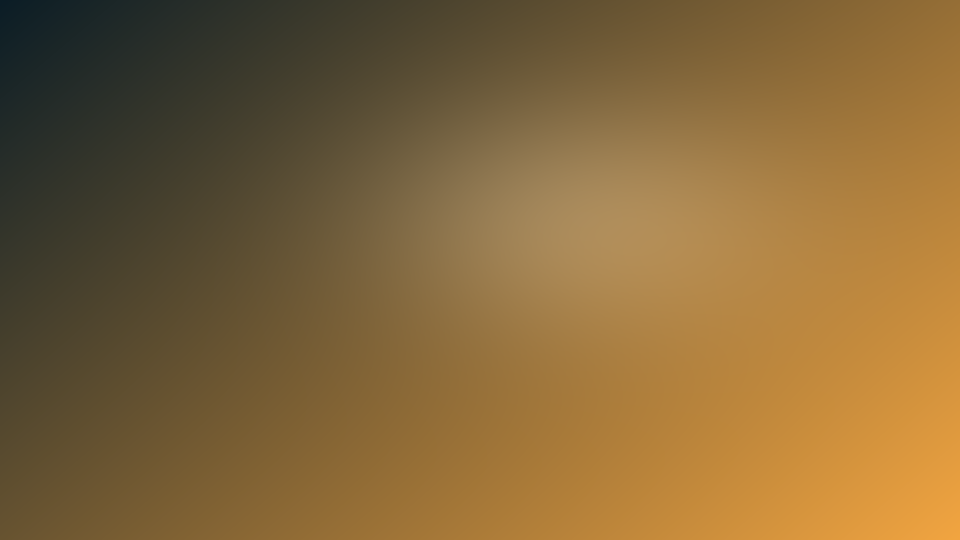
#> input picture tests/fixtures/img_01.png, 1920 x 1080 px (shown at 1/2 size)
$ python -i focus.py   (imports and definitions only)
#> lines starting #> are read from the running program, lines starting #| are printed output that depends on the picture
### SYSTEM/core/backend_alias.py
"""`backend` is the compatibility name of `UI.backend`: UI/backend holds the bridge modules that point `backend.<x>` at the canonical SYSTEM / VIDEO_ENGINE modules.
System and engine modules still import through it, so the alias must exist in every process that imports them (the API, the CLI, the tests).
`install()` registers it once; SYSTEM, VIDEO_ENGINE and UI call it when they are first imported."""
from __future__ import annotations

import importlib
import importlib.util
import sys
from importlib.abc import Loader, MetaPathFinder
from importlib.machinery import ModuleSpec

_find_spec = importlib.util.find_spec


class _AliasLoader(Loader):
    def __init__(self, target: str):
        self.target = target

    # [4 lines left out: function create_module, not called in this run]

    def exec_module(self, module):
        pass


class BackendAliasFinder(MetaPathFinder):
    def find_spec(self, fullname, path, target=None):
        if fullname == "backend":
            target_name = "UI.backend"
        elif fullname.startswith("backend."):
            target_name = "UI." + fullname
        else:
            return None
        try:
            target_spec = _find_spec(target_name)
        except (ImportError, ValueError):
            return None
        if target_spec is None:
            return None
        is_package = target_spec.submodule_search_locations is not None
        spec = ModuleSpec(fullname, _AliasLoader(target_name), is_package=is_package)
        if is_package:
            spec.submodule_search_locations = list(target_spec.submodule_search_locations)
        return spec


def install() -> None:
    if not any(isinstance(finder, BackendAliasFinder) for finder in sys.meta_path):
        sys.meta_path.insert(0, BackendAliasFinder())

### VIDEO_ENGINE/stages/focus.py
"""Focus point [x, y] in 0..1 via OpenCV spectral-residual saliency (centroid of the salient mass)."""
from pathlib import Path

import cv2
import numpy as np
from PIL import Image

from .theme import THEME

FRAME = (1920, 1080)
PORTRAIT_FRAME = (1080, 1920)
KEEP_INSIDE = 0.15    # the zoom aims no closer than this share of the visible photo to its edge


def frame_focus(focus: list[float], image_size: tuple[int, int], pos="full", frame=FRAME, crop=False) -> list[float]:
    """Where a photo's focus point (0..1 of the photo) lands on screen (0..1 of the frame).

    ImageLayer fills its box with object-fit: cover, so a photo that is not the box's shape is cropped and shifted; the
    camera zooms around a FRAME coordinate, so the photo's own coordinate must be converted. `pos` is a named box from
    theme.json or [x, y, w, h] in pixels. The result stays inside the visible part of the box.

    A taller-than-wide frame (9:16) has its own box table. With `crop` the layer sets object-position to the focus point
    (ImageLayer `crop`), so the point sits at the same relative place in the box: box x + focus x * box width."""
    fw, fh = frame
    boxes = THEME["portrait"]["boxes"] if fh > fw else THEME["boxes"]
    if isinstance(pos, (list, tuple)):
        bx, by, bw, bh = pos
    else:
        x, y, w, h = boxes.get(pos, boxes["full"])
        bx, by, bw, bh = x * fw, y * fh, w * fw, h * fh
    iw, ih = image_size
    s = max(bw / iw, bh / ih)                                  # object-fit: cover
    dw, dh = iw * s, ih * s
    if crop:
        px, py = bx + focus[0] * bw, by + focus[1] * bh
    else:
        px = bx + (bw - dw) / 2 + focus[0] * dw
        py = by + (bh - dh) / 2 + focus[1] * dh
    px = min(max(px, bx + KEEP_INSIDE * bw), bx + (1 - KEEP_INSIDE) * bw)
    py = min(max(py, by + KEEP_INSIDE * bh), by + (1 - KEEP_INSIDE) * bh)
    return [round(px / fw, 3), round(py / fh, 3)]


def focus_point(path: Path) -> list[float]:
#> called with path = '../../tests/fixtures/img_01.png'
    with Image.open(path) as im:
#> im is the input picture: PIL image 1920x1080 RGB; mean R, G, B 132.2, 102.7, 57.2
        rgb = np.asarray(im.convert("RGB").resize((256, 144)))
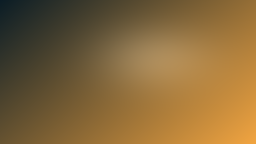
#> rgb: shape (144, 256, 3); mean R, G, B 132.2, 102.7, 57.2
    try:
        ok, sal = cv2.saliency.StaticSaliencySpectralResidual_create().computeSaliency(cv2.cvtColor(rgb, cv2.COLOR_RGB2BGR))
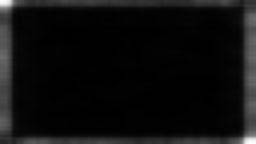
#> sal: shape (144, 256) float32; min 0.00252, max 1, mean 0.0597
#> ok = True
    except AttributeError:  # opencv-python without contrib: simple spectral residual in numpy
        g = cv2.cvtColor(rgb, cv2.COLOR_RGB2GRAY).astype(np.float32)
        f = np.fft.fft2(g)
        log = np.log(np.abs(f) + 1e-6)
        res = log - cv2.blur(log, (3, 3))
        sal = cv2.GaussianBlur(np.abs(np.fft.ifft2(np.exp(res + 1j * np.angle(f)))) ** 2, (0, 0), 3)
        ok = True
    if not ok or sal.max() <= 0:
        return [0.5, 0.5]
    sal = np.clip(sal - np.percentile(sal, 70), 0, None)
    if sal.sum() <= 0:
        return [0.5, 0.5]
    ys, xs = np.mgrid[0:sal.shape[0], 0:sal.shape[1]]
    x, y = (xs * sal).sum() / sal.sum() / sal.shape[1], (ys * sal).sum() / sal.sum() / sal.shape[0]
#> x = 0.511; y = 0.502
    return [round(float(np.clip(x, 0.2, 0.8)), 3), round(float(np.clip(y, 0.2, 0.8)), 3)]  # keep zoom targets near center

>>> result = focus_point('../../tests/fixtures/img_01.png')
#> result = [0.511, 0.502]

$ run again, on tests/fixtures/img_02.png
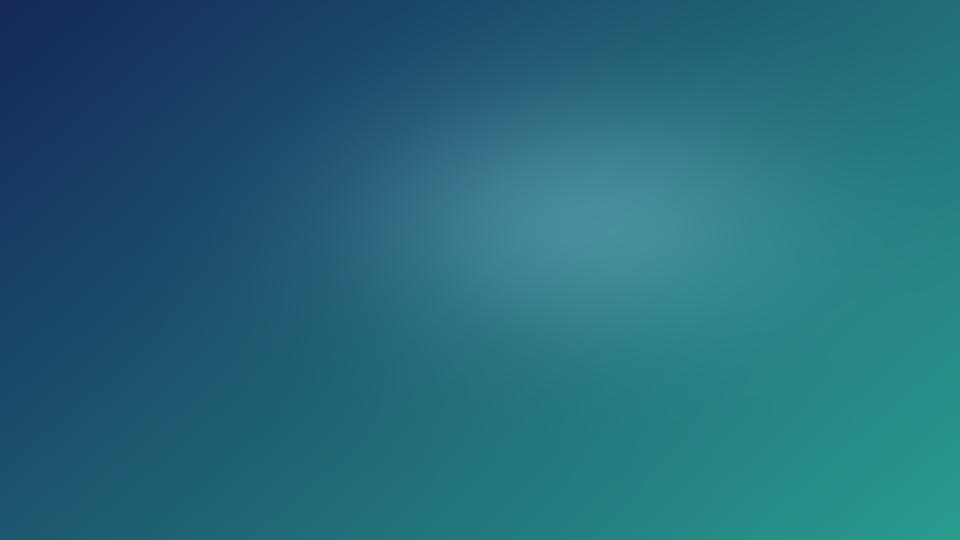
#> input picture tests/fixtures/img_02.png, 1920 x 1080 px (shown at 1/2 size)
#> in focus_point, im is the input picture: PIL image 1920x1080 RGB; mean R, G, B 36.7, 104.2, 122.2
#> in focus_point, `rgb = np.asarray(im.convert("RGB").resize((256, 144)))`:
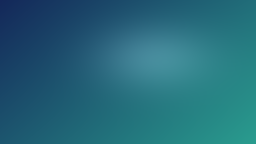
#> rgb: shape (144, 256, 3); mean R, G, B 36.7, 104.2, 122.2
#> in focus_point, `ok, sal = cv2.saliency.StaticSaliencySpectralResidual_create().compute..`:
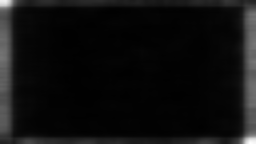
#> sal: shape (144, 256) float32; min 0.00433, max 0.996, mean 0.0607
#> ok = True
#> x = 0.512; y = 0.498
#> result = [0.512, 0.498]
